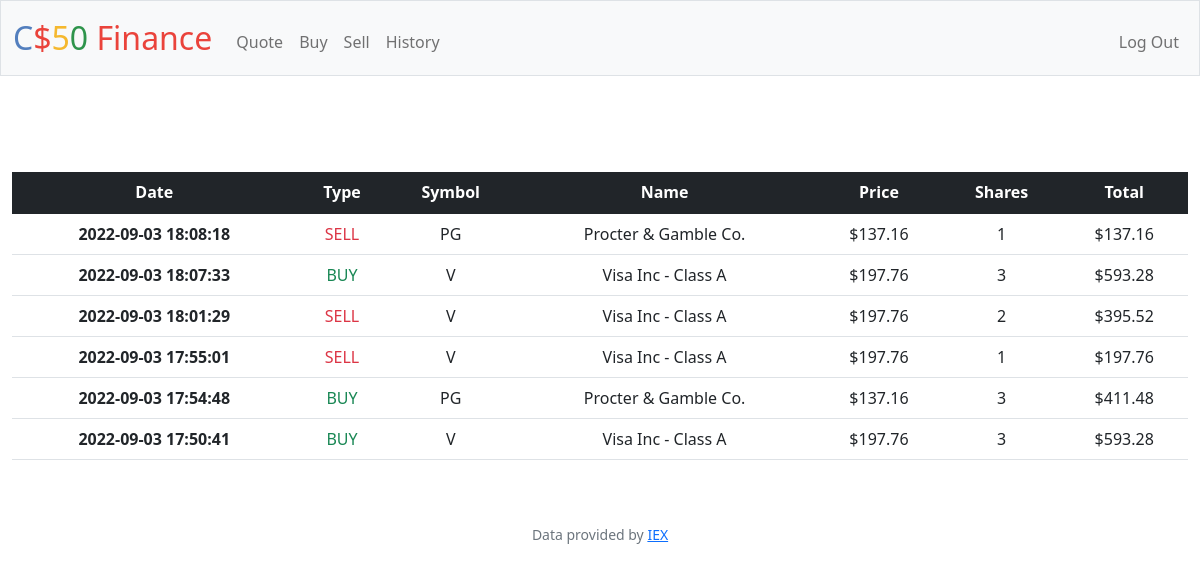
The page /history (signed in) on the database its author committed.
### tables this page shows
CREATE TABLE 'transactions' ('id' INTEGER PRIMARY KEY AUTOINCREMENT NOT NULL, 'user_id' INTEGER NOT NULL, 'type' TEXT NOT NULL, 'symbol' TEXT NOT NULL, 'name' TEXT NOT NULL, 'price' REAL NOT NULL, 'shares' INTEGER NOT NULL, 'total' INTEGER NOT NULL, 'created_at'  DATETIME NOT NULL DEFAULT CURRENT_TIMESTAMP  );

### app.py (the view)
@app.route("/history")
@login_required
def history():
    user = get_connected_user()
    transactions = get_transactions(user)
    return render_template("history.html", transactions=transactions)

### app.py (called while the page is built)
@app.after_request
def after_request(response):
    response.headers["Cache-Control"] = "no-cache, no-store, must-revalidate"
    response.headers["Expires"] = 0
    response.headers["Pragma"] = "no-cache"
    return response

def get_connected_user():
    user_id = session["user_id"]
    if user_id:
        user = db.execute("SELECT * FROM users WHERE id = ?", user_id)
        if user:
            return user[0]
    else:
        return None

def get_transactions(user):
    return db.execute(
        "SELECT * FROM transactions WHERE user_id = ? ORDER BY created_at DESC",
        user["id"]
    )

### helpers.py (called while the page is built)
def login_required(f):
    @wraps(f)
    def decorated_function(*args, **kwargs):
        if session.get("user_id") is None:
            return redirect("/login")
        return f(*args, **kwargs)
    return decorated_function

def usd(value):
    return f"${value:,.2f}"

### templates/history.html (shortened to what this page needs)
{% extends "layout.html" %}
{% block main %}
    <div class="mt-5">
        {% if not transactions %}
            <p>Your history is empty. Buy some stocks <a href="{{ url_for("buy") }}">here</a>.</p>
        {% else %}
            <table class="table">
                <thead class="table-dark">
                    <tr>
                        <th scope="col">Date</th>
                        <th scope="col">Type</th>
                        <th scope="col">Symbol</th>
                        <th scope="col">Name</th>
                        <th scope="col">Price</th>
                        <th scope="col">Shares</th>
                        <th scope="col">Total</th>
                    </tr>
                </thead>
                <tbody>
                    {% for t in transactions %}
                        <tr>
                            <th scope="row">{{ t.created_at }}</th>
                            <td>
                                {% if t.type == "B" %}
                                    <span class="text-success">BUY</span>
                                {% elif t.type == "S" %}
                                    <span class="text-danger">SELL</span>
                                {% endif %}
                            </td>
                            <td>{{ t.symbol }}</td>
                            <td>{{ t.name }}</td>
                            <td>{{ t.price|usd }}</td>
                            <td>{{ t.shares }}</td>
                            <td>{{ t.total|usd }}</td>
                        </tr>
                    {% endfor %}
                </tbody>
            </table>
        {% endif %}
    </div>
{% endblock %}

### templates/layout.html (shortened to what this page needs)
<!DOCTYPE html>
<html lang="en">
    <head>
        <link href="https://cdn.jsdelivr.net/npm/bootstrap@5.1.3/dist/css/bootstrap.min.css" rel="stylesheet">
        <link href="/static/styles.css" rel="stylesheet">
    </head>
    <body>
        <nav class="bg-light border navbar navbar-expand-md navbar-light">
            <div class="container-fluid">
                <a class="navbar-brand" href="/"><span class="blue">C</span><span class="red">$</span><span class="yellow">5</span><span class="green">0</span> <span class="red">Finance</span></a>
                <div class="collapse navbar-collapse" id="navbar">
                    {% if session["user_id"] %}
                        <ul class="navbar-nav me-auto mt-2">
                            <li class="nav-item"><a class="nav-link" href="/quote">Quote</a></li>
                            <li class="nav-item"><a class="nav-link" href="/buy">Buy</a></li>
                            <li class="nav-item"><a class="nav-link" href="/sell">Sell</a></li>
                            <li class="nav-item"><a class="nav-link" href="/history">History</a></li>
                        </ul>
                        <ul class="navbar-nav ms-auto mt-2">
                            <li class="nav-item"><a class="nav-link" href="/logout">Log Out</a></li>
                        </ul>
                    {% else %}
                        <ul class="navbar-nav ms-auto mt-2">
                            <li class="nav-item"><a class="nav-link" href="/register">Register</a></li>
                            <li class="nav-item"><a class="nav-link" href="/login">Log In</a></li>
                        </ul>
                    {% endif %}
                </div>
            </div>
        </nav>
        <main class="container-fluid py-5 text-center">
            {% block main %}{% endblock %}
        </main>
        <footer class="mb-5 small text-center text-muted">
            Data provided by <a href="https://iexcloud.io/">IEX</a>
        </footer>
    </body>
</html>

### static/styles.css (style rules this page uses)
nav .navbar-brand { font-size: xx-large; }
nav .navbar-brand .blue { color: #537fbe; }
nav .navbar-brand .red { color: #ea433b; }
nav .navbar-brand .yellow { color: #f5b82e; }
nav .navbar-brand .green { color: #2e944b; }

### rows shown on the page
transactions: created_at "2022-09-03 18:08:18", type "SELL", symbol "PG", name "Procter & Gamble Co.", price "$137.16", shares "1", total "$137.16"
transactions: created_at "2022-09-03 18:07:33", type "BUY", symbol "V", name "Visa Inc - Class A", price "$197.76", shares "3", total "$593.28"
transactions: created_at "2022-09-03 18:01:29", type "SELL", symbol "V", name "Visa Inc - Class A", price "$197.76", shares "2", total "$395.52"
transactions: created_at "2022-09-03 17:55:01", type "SELL", symbol "V", name "Visa Inc - Class A", price "$197.76", shares "1", total "$197.76"
transactions: created_at "2022-09-03 17:54:48", type "BUY", symbol "PG", name "Procter & Gamble Co.", price "$137.16", shares "3", total "$411.48"
transactions: created_at "2022-09-03 17:50:41", type "BUY", symbol "V", name "Visa Inc - Class A", price "$197.76", shares "3", total "$593.28"
